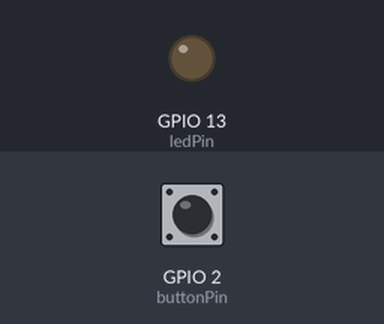
The program below on a simulated ESP32. Parts: output pins drawn as LEDs (lit = HIGH). Inputs (shaded band) come from the test bench; at power-on: GPIO 2 (buttonPin) HIGH.

Above: at 1.2 s.
1.3 s: GPIO 2 (buttonPin) pulled LOW for 0.15 s
At 1.37 s:
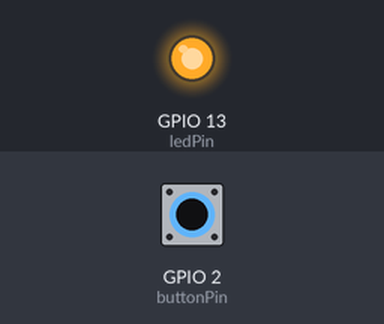
2.9 s: GPIO 2 (buttonPin) pulled LOW for 3.2 s
At 6.6 s:
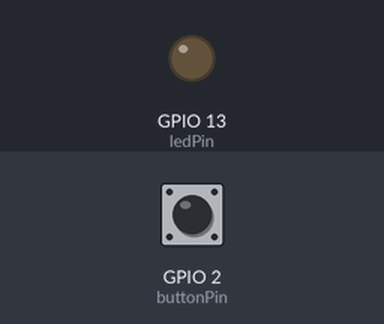
Timing chart, 0 to 8.1 s (numbered marks = the images above; inputs shaded):
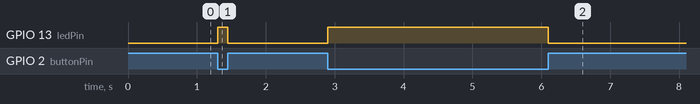

Measured:
- after the input at 1.3 s, GPIO 13 (ledPin): LOW → HIGH at once, → LOW 0.15 s later
- after the input at 2.9 s, GPIO 13 (ledPin): LOW → HIGH at once, → LOW 3.2 s later

The program:

main.cpp
```cpp
#include <Arduino.h>

// Definir los pines para el botón y el LED
const int buttonPin = 2; // Pin donde está conectado el botón
const int ledPin = 13;   // Pin donde está conectado el LED

void setup() {
  // Configurar el pin del botón como entrada
  pinMode(buttonPin, INPUT);
  // Configurar el pin del LED como salida
  pinMode(ledPin, OUTPUT);
}

void loop() {
  // Leer el estado del botón
  int buttonState = digitalRead(buttonPin);

  // Si el botón está presionado (estado bajo), encender el LED
  if (buttonState == LOW) {
    digitalWrite(ledPin, HIGH);
  } else {
    // De lo contrario, apagar el LED
    digitalWrite(ledPin, LOW);
  }
}
```
